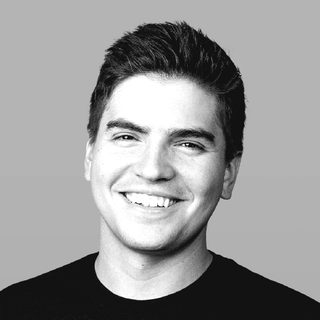
#> input picture assets/author.jpg, 320 x 320 px
$ python prepare_image.py ../assets/author.jpg out.png
#> lines starting #> are read from the running program, lines starting #| are printed output that depends on the picture
#!/usr/bin/env python3
"""The house image treatment — one recipe, so every post image matches.

Post images are desaturated and contrast-shaped on purpose: the site is set in a
cool dark palette with a single accent, and full-colour photographs fight it.
Running every image through here rather than editing them by hand is what keeps
them looking like one set.

The recipe: grayscale -> mild contrast S-curve -> slight lift of the blacks so
nothing crushes to pure black against the page -> resize to a fixed width.

Usage:  python3 scripts/prepare_image.py SRC DEST [--width 1600]
"""
import argparse
from PIL import Image, ImageOps, ImageEnhance


def treat(src, dest, width=1600):
#> called with src = '../assets/author.jpg', dest = 'out.png', width = 1600
    im = Image.open(src).convert('L')          # grayscale
    im = ImageOps.autocontrast(im, cutoff=1)   # normalise the range, ignore outliers
    im = ImageEnhance.Contrast(im).enhance(1.18)
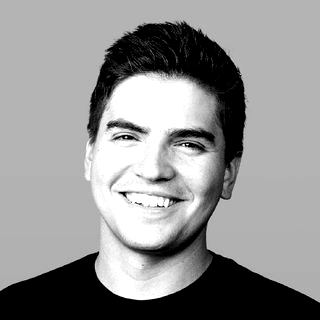
#> im: PIL image 320x320 L; min 0, max 255, mean 146
    # Lift the blacks: pure black reads as a hole in the page on a dark background.
    im = im.point(lambda v: int(18 + v * (255 - 18) / 255))
    if im.width > width:
        im = im.resize((width, round(im.height * width / im.width)), Image.LANCZOS)
    im.convert('RGB').save(dest, 'JPEG', quality=82, optimize=True, progressive=True)
    return im.size


if __name__ == '__main__':
    ap = argparse.ArgumentParser()
    ap.add_argument('src'); ap.add_argument('dest')
    ap.add_argument('--width', type=int, default=1600)
    a = ap.parse_args()
    w, h = treat(a.src, a.dest, a.width)
#> w = 320; h = 320
    print(f'{a.dest}  {w}x{h}')
#| out.png  320x320
